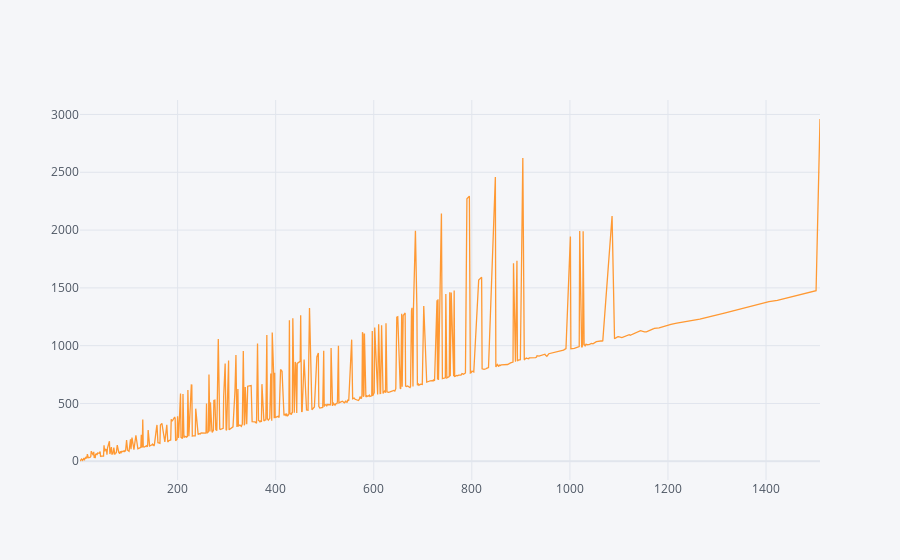

The notebook cell this image was saved under:
### Code cell
# Comments per Team Size
layout = cf.Layout(
    height = 600,width = 800,
    yaxis = dict(title = 'Comments'),
    xaxis = dict(title = 'Team Size'),
    title = 'Comments per Team Size'
)
fig = df.groupby(['users'])['comments'].sum().\
    iplot(kind='scatter')

### Figure 1 — Plotly figure (JSON) as saved in the notebook; plotly's stock layout.template omitted (floating-point values rounded to 4 significant figures; data arrays with more than 128 entries replaced by an {"elided": "..."} marker saying what was removed)
{"data": [{"line": {"color": "rgba(255, 153, 51, 1.0)", "dash": "solid", "shape": "linear", "width": 1.3}, "mode": "lines", "name": "comments", "text": "", "type": "scatter", "x": {"elided": "504 int values"}, "y": {"elided": "504 int values"}}], "layout": {"autosize": true, "legend": {"bgcolor": "#F5F6F9", "font": {"color": "#4D5663"}}, "paper_bgcolor": "#F5F6F9", "plot_bgcolor": "#F5F6F9", "title": {"font": {"color": "#4D5663"}}, "xaxis": {"autorange": true, "gridcolor": "#E1E5ED", "range": [1, 1510], "showgrid": true, "tickfont": {"color": "#4D5663"}, "title": {"font": {"color": "#4D5663"}, "text": ""}, "type": "linear", "zerolinecolor": "#E1E5ED"}, "yaxis": {"autorange": true, "gridcolor": "#E1E5ED", "range": [-162.4, 3125.0], "showgrid": true, "tickfont": {"color": "#4D5663"}, "title": {"font": {"color": "#4D5663"}, "text": ""}, "type": "linear", "zerolinecolor": "#E1E5ED"}}}
